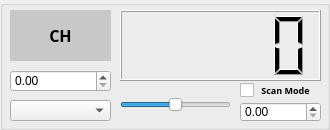
<?xml version="1.0" encoding="UTF-8"?>
<ui version="4.0">
 <class>Form</class>
 <widget class="QWidget" name="Form">
  <property name="geometry">
   <rect>
    <x>0</x>
    <y>0</y>
    <width>330</width>
    <height>130</height>
   </rect>
  </property>
  <property name="minimumSize">
   <size>
    <width>330</width>
    <height>100</height>
   </size>
  </property>
  <property name="maximumSize">
   <size>
    <width>330</width>
    <height>150</height>
   </size>
  </property>
  <property name="windowTitle">
   <string>Form</string>
  </property>
  <widget class="QGroupBox" name="CTL_WIDGET">
   <property name="geometry">
    <rect>
     <x>0</x>
     <y>0</y>
     <width>330</width>
     <height>130</height>
    </rect>
   </property>
   <property name="minimumSize">
    <size>
     <width>330</width>
     <height>100</height>
    </size>
   </property>
   <property name="maximumSize">
    <size>
     <width>330</width>
     <height>130</height>
    </size>
   </property>
   <property name="title">
    <string/>
   </property>
   <widget class="QSlider" name="SLD">
    <property name="geometry">
     <rect>
      <x>120</x>
      <y>89</y>
      <width>111</width>
      <height>31</height>
     </rect>
    </property>
    <property name="value">
     <number>49</number>
    </property>
    <property name="orientation">
     <enum>Qt::Horizontal</enum>
    </property>
   </widget>
   <widget class="QLCDNumber" name="VAL">
    <property name="geometry">
     <rect>
      <x>120</x>
      <y>10</y>
      <width>201</width>
      <height>71</height>
     </rect>
    </property>
   </widget>
   <widget class="QLabel" name="CH">
    <property name="geometry">
     <rect>
      <x>10</x>
      <y>10</y>
      <width>101</width>
      <height>51</height>
     </rect>
    </property>
    <property name="font">
     <font>
      <family>Arial Black</family>
      <pointsize>12</pointsize>
      <weight>75</weight>
      <bold>true</bold>
     </font>
    </property>
    <property name="styleSheet">
     <string notr="true">background-color:rgb(200, 200, 200)</string>
    </property>
    <property name="text">
     <string>CH</string>
    </property>
    <property name="alignment">
     <set>Qt::AlignCenter</set>
    </property>
   </widget>
   <widget class="QComboBox" name="STEP">
    <property name="geometry">
     <rect>
      <x>10</x>
      <y>100</y>
      <width>101</width>
      <height>21</height>
     </rect>
    </property>
   </widget>
   <widget class="QDoubleSpinBox" name="SET_VAL">
    <property name="geometry">
     <rect>
      <x>10</x>
      <y>70</y>
      <width>101</width>
      <height>22</height>
     </rect>
    </property>
   </widget>
   <widget class="QCheckBox" name="SCAN_MODE">
    <property name="geometry">
     <rect>
      <x>240</x>
      <y>80</y>
      <width>81</width>
      <height>21</height>
     </rect>
    </property>
    <property name="font">
     <font>
      <family>Arial Black</family>
      <pointsize>7</pointsize>
      <weight>75</weight>
      <bold>true</bold>
     </font>
    </property>
    <property name="layoutDirection">
     <enum>Qt::LeftToRight</enum>
    </property>
    <property name="styleSheet">
     <string notr="true"/>
    </property>
    <property name="text">
     <string> Scan Mode</string>
    </property>
   </widget>
   <widget class="QDoubleSpinBox" name="SCAN_STEP">
    <property name="geometry">
     <rect>
      <x>240</x>
      <y>102</y>
      <width>81</width>
      <height>20</height>
     </rect>
    </property>
   </widget>
  </widget>
 </widget>
 <resources/>
 <connections/>
</ui>
